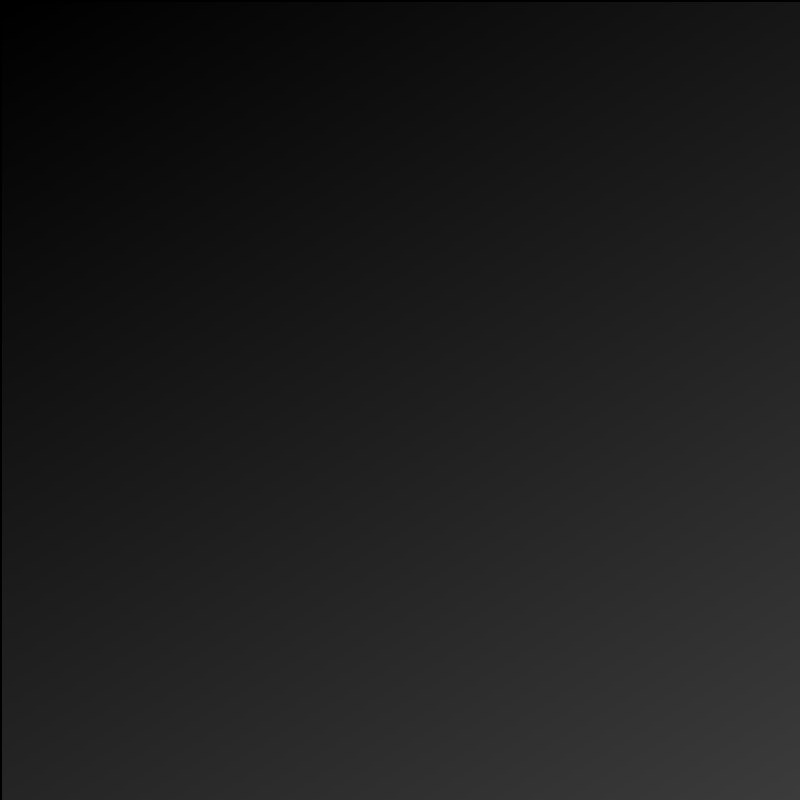
Frame 1 (no input)
Frame 60 (the mouse pressed at the canvas centre just before this capture): identical to frame 1, image omitted
Frame 120 (the mouse held since frame 60 and released just before this capture): identical to frame 1, image omitted

The Processing sketch that drew this single still picture (run headless with seeded random() and noise(); from frame 60 on, the mouse is pressed at the canvas centre):

// Processing sketch: processing_129521
// ── processing_129521.pde

/**
 This is an implementation of the Wave CA from 
 "Generative Art" by Matt Pearson.
 
 This actually has only a few modifications from the Game of Life.
 
 The biggest is the that the state is now a continuous value 
 between 0 and 255.
 
 C. Andrews
 2014-01-21
 **/

int numCellsX = 200; // the number of cells across
int numCellsY = 200; // the number of cells down

float cellWidth, cellHeight; // the size of the cells
Cell[] cells; // the array of all cells stored in row major order
boolean paused = true; // a control to pause simulation

void setup() {
  size(800, 800);
  noStroke();
  cellWidth = (float)width / numCellsX;
  cellHeight = (float)height / numCellsY;
  // call the reset fucntion to initialize the world
  reset();
}

/**
 This function creates all of our Cells and established the
 relationship between them and their neighbors.
 **/
void reset() {
  // create the new array
  cells = new Cell[numCellsX * numCellsY];

  // we use a nested for loop so we can visit each cell based
  // on its coordinates in the grid
  for (int j = 0; j < numCellsY; j++) {
    for (int i = 0; i < numCellsX; i++) {
      // calculate the actual index in the array
      int index = i + j*numCellsX;
      // add in a new Cell to the array
      cells[index] = new Cell(i, j);



      // This adds the neighbors. Since we are doing this as we
      // are populating the array, not all neighbors are available
      // yet. So we do the three above and the one behind. Since this cell
      // are ahead of these, they will not have added this cell yet
      // either, so we do a reciprocal add, adding in both directions 
      // at once.

      // Also note that on the borders, we just ignore neighbors
      // that don't exist
      int neighborIndex;

      // upper left - one row up and one column back
      neighborIndex = index - numCellsX - 1;
      if (i - 1 >= 0 && j - 1 >= 0) {

        cells[index].addNeighbor( cells[neighborIndex]);
        cells[neighborIndex].addNeighbor(cells[index]);
      }

      // directly above
      neighborIndex++;
      if (j - 1 >= 0) {
        cells[index].addNeighbor( cells[neighborIndex]);
        cells[neighborIndex].addNeighbor(cells[index]);
      }

      // upper right
      neighborIndex++;
      if (i + 1 < numCellsX && j - 1 >= 0) {
        cells[index].addNeighbor( cells[neighborIndex]);
        cells[neighborIndex].addNeighbor(cells[index]);
      }

      // immediately behind
      neighborIndex = index - 1;
      if (i - 1 >= 0) {
        cells[index].addNeighbor( cells[neighborIndex]);
        cells[neighborIndex].addNeighbor(cells[index]);
      }
    }
  }
}

/**
 If the simulation is not paused, this updates all of the Cells.
 
 Paused or not, this then draws all of the cells. This separation
 allows us to selectively turn on and off Cells when the simulation
 is paused.
 **/
void draw() {
  background(0);

  if (! paused) {
    for (Cell cell: cells) {
      cell.update();
    }
  }

  for (Cell cell: cells) {

    cell.paint();
  }
}


/**
 This class manages all of the behavior of our cells.
 
 This is where most of the changes to make this ripples happen.
 
 Our notion of state changes to be a continuous float value.
 We also add in a lastState variable to keep track of where we came from.
 
 **/
class Cell {
  float state; // current state
  float nextState; // the state we will transition to
  float lastState; // the last state
  float x, y; // location on the canvas

  Cell[] neighbors; // an array of all neighbors
  int numNeighbors; // the number of neighbors

  /**
   The constructor.
   
   We initialize this with the grid position. It converts this to 
   an x,y position on the canvas. It also initializes the neighbor
   array and the state variables.
   **/

  Cell(int i, int j) {

    x = i*cellWidth + cellWidth/2;
    y = j*cellHeight + cellHeight/2;

    nextState = ((x/500) + (y/300)) * 14;
    state = nextState; 
    neighbors = new Cell[8];
    numNeighbors =0;
  }


  /**
   This function adds a neighbor to the array.
   **/
  void addNeighbor(Cell neighbor) {
    neighbors[numNeighbors] = neighbor;
    numNeighbors++;
  }


  /**
   This has the same basic functionality -- look at the 
   neighboring states and calculate a new one.
   
   The difference here is that we are calculating the average of
   the neighbor states.
   **/
  void update() {

    // average the neighboring states
    float total = 0;

    for (int i = 0; i < numNeighbors; i++) {
      total += neighbors[i].state;
    }

    float average = int(total/numNeighbors);



    if (average == 255) {
      // If everyone is full on, turn off
      nextState = 0;
    }
    else if (average == 0) {
      // if everyone is full off, turn on
      nextState = 255;
    } 
    else {
      // otherwise add the average to the current state
      // capping at 255, and subtracting out the lastState
      // if it is non-zero
      nextState = state + average;
      if (lastState > 0) {
        nextState -= lastState;
      } 
      nextState = constrain(nextState, 0, 255);
    }
    lastState = state;
  }

  /**
   The paint function paints the cell based on the state. 
   
   Since the state is a number between 0 and 255, we use
   it for the fill color directly.
   **/
  void paint() {
    state = nextState;
    fill(state);
    rect(x, y, cellWidth, cellHeight);
  }
}




/**
 This handles the key presses.
 
 If the 'p' key is pressed this pauses the simulation.
 
 If the 'r' key is pressed all of the Cells are thrown away and
 new ones are created to replace them.
 **/
void keyPressed() {
  switch(key) {
  case 'p':
    paused = !paused;
    break;

  case 'r':
    paused =true;
    reset();
    break;
  }
}
